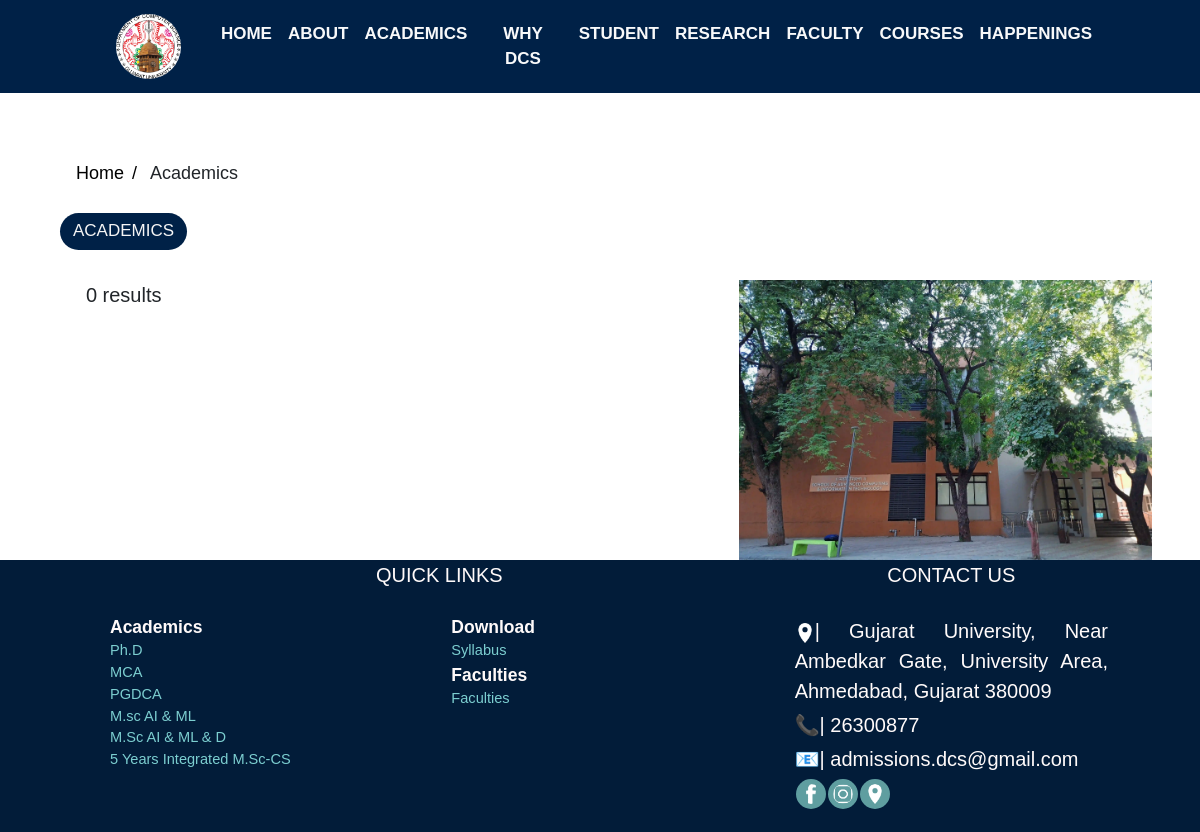
/Department/academics.php, run on an earlier commit of the app's database.
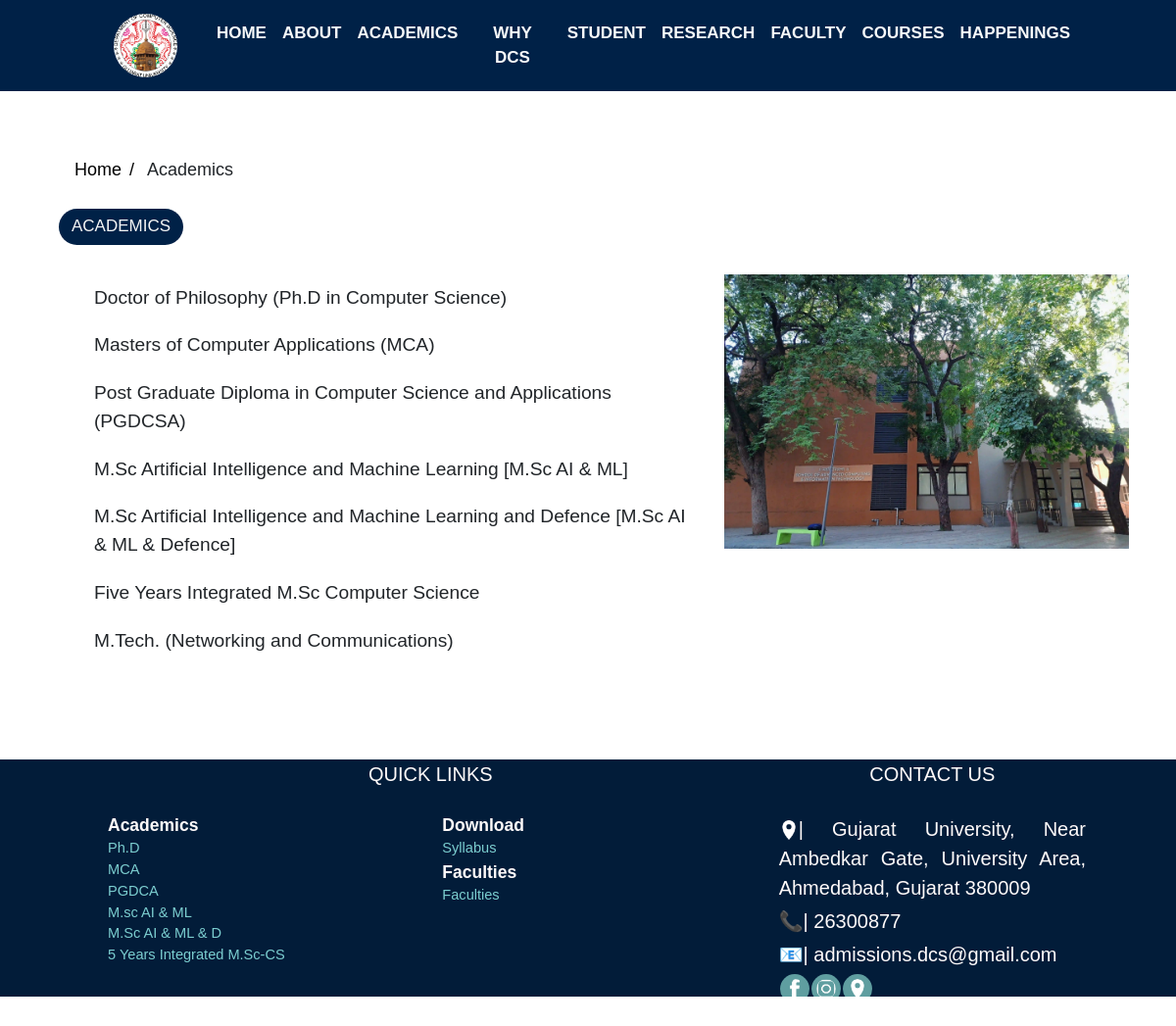
And on a later commit of the database.
### tables this page shows
CREATE TABLE `course` (
  `course_id` int(11) NOT NULL,
  `course_name` varchar(255) DEFAULT NULL,
  `course_duration` tinyint(1) DEFAULT NULL,
  `course_details` text DEFAULT NULL,
  `course_document` text NOT NULL,
  `course_image` text NOT NULL
);

### Department/academics.php (the view, shortened to what this page needs)
<!doctype html>
<html lang="en">
<head>
    <?php include "links/include/link.php"?>
</head>
<body>
    <?php include "links/include/header.php"?>
    <br>
    <div style="padding-right:40%;padding-left: 5%;">
        <ul class="breadcrumb" style="padding-top: 130px;">
            <li><a href="home.php">Home</a></li>
            <li>Academics</li>
        </ul>
        <div class="pill">Academics</div>
        <br>
    </div>
    <div class="row">
        <div class="w-full col-sm-9 md:w-3/5" style="padding-left:8%;">
        <?php
                     $query = "SELECT `course_id`, `course_name`, `course_duration`, `course_details`, `course_document`, `course_image` FROM `course`;";
  $result = $conn->query($query);
    if ($result->num_rows > 0)
    {
        while($row = $result->fetch_assoc())
        {
            $course_name=$row["course_name"];
         ?>
        <button type="button" class="collapsible"><?php echo $course_name; ?></button>
        <?php
        }
    }
    else {
        echo "0 results";
    }
?>
        </div>
        <div class="mr-12 imgl col-sm">
            <img src="image/academics/course/acadload.webp" alt="logo" style="max-width: 100%; max-height: 100%;">
        </div>
    </div>
    <?php include "links/include/footer.php"?>
</body>
</html>

### Department/links/include/link.php (shortened to what this page needs)
<?php
echo '
<script src="https://ajax.googleapis.com/ajax/libs/jquery/3.6.3/jquery.min.js"></script>
<link rel="stylesheet" href="https://cdnjs.cloudflare.com/ajax/libs/font-awesome/4.7.0/css/font-awesome.min.css">
<script src="https://kit.fontawesome.com/a076d05399.js"></script>
<link rel="stylesheet" href="links/bs5/bootstrap.min.css">
<script src="links/bs5/bootstrap.bundle.min.js"></script>
<link rel="stylesheet" href="./links/css/main.css">
<link rel="stylesheet" href="./links/css/output.css">
<link rel="stylesheet" href="./links/css/global.css">
<title>Depart. of Computer science</title>
<link rel="shortcut icon" href="image/logos/logo.webp" type="image/png">';

### Department/links/include/header.php (shortened to what this page needs)
<?php
echo ' <nav class="navbar navbar-expand-sm navbar-dark " id="back-color">
        <div class="container flex-start">
            <a class="navbar-brand" href="home.php">
                <img src="image/logos/logo1.webp" alt="Avatar Logo" style="width:65px;border-radius: 50%;">
            </a>
            <button class="navbar-toggler d-lg-none" type="button" style="color: aliceblue;" data-bs-toggle="collapse"
                data-bs-target="#collapsibleNavId" aria-controls="collapsibleNavId" aria-expanded="false"
                aria-label="Toggle navigation">
                <span class="navbar-toggler-icon"></span>
            </button>
            <div class="collapse navbar-collapse" id="collapsibleNavId">
                <ul class="navbar-nav me-auto mt-2 mt-lg-0">
                    <li class="nav-item">
                    <a class="nav-link  text-light" href="home.php"><b>HOME</b></a>
                    </li>
                    <li class="nav-item">
                        <a class="nav-link text-light" href="about.php"><b>ABOUT</b></a>
                        <ul>
                            <li><a href="mission&vision.php">Mission & Vision</a></li>
                            <li><a href="#">EPG Pathshala modules</a></li>
                            <li><a href="feedback.php">Feedback system</a></li>
                            <li><a href="student_diversity.php">Catering to Student Diversity</a></li>
                            <li><a href="mentor_mentee.php">Mentor Mentee system</a></li>
                            <li><a href="#">Professional Memberships</a></li>
                        </ul>
                    </li>
                    <li class="nav-item">
                        <a class="nav-link text-light" href="academics.php"><b>ACADEMICS</b></a>
                        <ul>';
                        echo'</ul>
                    </li>
                    <li class="nav-item">
                        <a class="nav-link text-light" href="event.php"><b>WHY DCS</b></a>
                        <ul>
                            <li><a href="#">State of Art Infrastructure</a></li>
                            <li><a href="placement.php">100% placements</a></li>
                            <li><a href="no_one.php">No 1 in gujarat</a></li>
                            <li><a href="#">Availability of HPC systems</a></li>
                        </ul>
                    </li>
                    <li class="nav-item">
                        <a class="nav-link text-light" href="event.php"><b>STUDENT</b></a>
                        <ul>
                            <li><a href="#">syllabus</a></li>
                            <li><a href="#">results</a></li>
                            <li><a href="#">old papers</a></li>
                        </ul>
                    </li>
                    <li class="nav-item">
                        <a class="nav-link text-light" href="faculty.php"><b>RESEARCH</b></a>
                        <ul>
                            <li><a href="#">projects ongoing</a></li>
                            <li><a href="#">collaborations</a></li>
                            <li><a href="#">research outcomes</a></li>
                            <li><a href="#">awards</a></li>
                        </ul>
                    </li>
                    <li class="nav-item">
                        <a class="nav-link text-light" href="https://www.gujaratuniversity.ac.in/details/18"><b>FACULTY</b></a>
                    </li>
                    <li class="nav-item">
                        <a class="nav-link text-light" href="broucher.php"><b>COURSES</b></a>
                    </li>
                    <li class="nav-item">
                        <a class="nav-link text-light" href="event.php"><b>HAPPENINGS</b></a>
                        <ul>
                            <li><a href="#">News</a></li>
                            <li><a href="#">Events</a></li>
                            <li><a href="#">Circular</a></li>
                            <li><a href="#">gallary</a></li>
                        </ul>
                    </li>
</nav>
';
?>

### Department/links/include/footer.php (shortened to what this page needs)
<?php
include "link.php";
echo '<style>
a{
    color:#7cced0;
    text-decoration:none;
}
a:hover
{
    color:white;
}
header{
    width:80px;
}
</style>
<div class="footer">
<div class="container">
    <div class="row">
        <div class="col-lg-8 col-md-6 footer-links">
            <div class="pb-4 ">QUICK LINKS</div>
            <div class="row small">
                <div class="col-lg-6 col-md-6 footer-link text-start">
                    <b>Academics</b>
                    <ul style="font-size: smaller;">
                        <li><a href="phd.php">Ph.D</a></li>
                        <li><a href="mca.php">MCA</a></li>
                        <li><a href="pgdca.php">PGDCA</a></li>
                        <li><a href="aiml.php">M.sc AI & ML</a></li>
                        <li><a href="aimld.php">M.Sc AI & ML & D</a></li>
                        <li><i class="bx bx-chevron-right"></i> <a href="msccs.php">5 Years Integrated M.Sc-CS</a></li>
                    </ul>
                </div>
                <div class="col-lg-6 col-md-6 footer-links text-start">
                    <b>Download</b>
                    <ul style="font-size: smaller;">
                    <li><a
                    href="https://www1.gujaratuniversity.ac.in/custom/student/syllabus">Syllabus</a>
                    </li>
                    </ul>
                    <b>Faculties</b>
                    <ul style="font-size: smaller;">
                    <li><a
                                href="faculty.php">Faculties</a>
                    </li>
                    </ul>
                </div>
            </div>
        </div>
        <div class="col-lg-4 col-md-6 footer-links">
            <div class="pb-4 uppercase ">CONTACT US</div>
            <div class="tdrow">
                <img src="image/logos/imap.webp" style="width:20px; display:inline-block;" >|
                Gujarat University, Near Ambedkar Gate, University Area, Ahmedabad, Gujarat 380009
            </div>
            <div class="tdrow">📞| 26300877</div>
            <div class="tdrow">📧| admissions.dcs@gmail.com</div>
            <div class="tdrow">
                <table>
                    <tr>
                        <td><a rel="noreferrer"
                                href="https://www.facebook.com/M-Sc-Artificial-Intelligence-Machine-Learning-at-Rollwala-GU-654124395030598/"
                                target="_blank"><img class="nav-img" src="image/logos/flogo.png"></a>
                        </td>
                        <td><a rel="noreferrer"
                                href="https://www.instagram.com/msc_computerscience_gu/?next=%2F"
                                target="_blank"><img class="nav-img" src="image/logos/insta.png"></a>
                        </td>
                        <td>
                            <a rel="noreferrer"
                                href="https://www.google.com/maps/place/Department+of+Computer+Science,+Maharshi+Pingal+-+School+of+Advanced+Computing+and+Information+Technology/@23.0362486,72.545091,19.77z/data=!4m5!3m4!1s0x395e859c09adf79f:0xe1d87bc33ed48fe7!8m2!3d23.0360673!4d72.5452956"
                                target="_blank"><img class="nav-img" src="image/logos/imap.webp"></a>
                    </tr>
                </table>
            </div>
        </div>
    </div>
</div>
</div>
';
?>

### Department/links/css/main.css (style rules this page uses)
#back-color { background: rgb(0, 33, 71); }
.navbar { background-color: #333; position: fixed; top: 0; width: 100%; z-index: 10; padding-top: 0px; padding-bottom: 0px; }
.navbar a { float: left; display: block; color: #f2f2f2; text-align: center; padding: 14px 16px; text-decoration: none; font-size: 17px; }
.navbar a:after, a:before { transition: all .5s; }
.nav-img { height: 30px; width: 30px; padding: 5px; background: cadetblue; border-radius: 50%; }
.navbar a { position: relative; }
.navbar a:after { position: absolute; bottom: 0; left: 0; right: 0; margin: auto; width: 0%; content: '.'; color: transparent; background: rgb(255, 147, 5); height: 1px; }
.footer { padding-left: 20px; padding-bottom: 20px; position: relative; left: 0; bottom: 0; width: 100%; background-color: rgb(2, 28, 57); color: snow; text-align: center; font-stretch: expanded; }
.tdrow { text-align: start; text-align: justify; padding: 2px; }
nav ul { list-style: none; margin: 0; padding: 0; display: flex; }
nav li { position: relative; }
nav a { display: block; padding: 1em; text-decoration: none; color: #fff; }

### Department/links/css/global.css (style rules this page uses)
.pill { border: 2px; background-color: #002147; padding-right: 13px; padding-left: 13px; padding-top: 5px; padding-bottom: 6px; color: whitesmoke; max-width: fit-content; border-radius: 50px 50px; text-transform: uppercase; font-size: 17px; }
ul.breadcrumb { padding: 10px 16px; list-style: none; }
ul.breadcrumb li { display: inline; font-size: 18px; }
ul.breadcrumb li+li:before { padding: 8px; color: black; content: "/\00a0"; }
ul.breadcrumb li a { color: #000000; text-decoration: none; }
body { font-family: Arial, Helvetica, sans-serif; font-size: 20px; }

### Department/academics.php (style rules this page uses)
.collapsible { cursor: pointer; padding: 10px; width: 100%; border: none; text-align: left; outline: none; font-size: .2in; }
.collapsible:last-of-type { margin-bottom: 1in; }
.imgl { margin: 1px 5px 0px ; }

### Department/links/include/footer.php (style rules this page uses)
a { color:#7cced0; text-decoration:none; }

What changed in the data, as far as the page shows it:
added course: course_name "Doctor of Philosophy (Ph.D in Computer Science)"
added course: course_name "Masters of Computer Applications (MCA)"
added course: course_name "Post Graduate Diploma in Computer Science and Applications (PGDCSA)"
added course: course_name "M.Sc Artificial Intelligence and Machine Learning [M.Sc AI & ML]"
added course: course_name "M.Sc Artificial Intelligence and Machine Learning and Defence [M.Sc AI & ML & Defence]"
added course: course_name "Five Years Integrated M.Sc Computer Science"
added course: course_name "M.Tech. (Networking and Communications)"
Also different on the page:
text no longer shown: "0 results"
